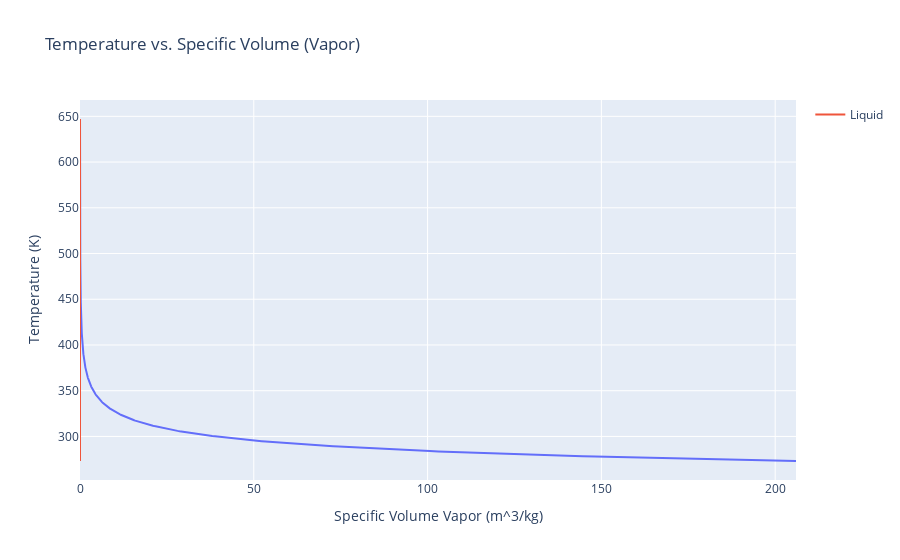

Notebook cell for this chart:
### Code cell
import pandas as pd
import plotly.express as px

# Create an interactive plot using Plotly
fig = px.line(df, x='Specific Volume Vapor (m^3/kg)', y='Temperature (K)', title='Temperature vs. Specific Volume (Vapor)')
fig.add_scatter(x=df['Specific Volume Liquid (m^3/kg)'], y=df['Temperature (K)'], mode='lines', name='Liquid')

# Show the plot
fig.show()

### Figure 1 — Plotly figure (JSON) as saved in the notebook; plotly's stock layout.template omitted (floating-point values rounded to 4 significant figures; data arrays with more than 128 entries replaced by an {"elided": "..."} marker saying what was removed)
{"data": [{"hovertemplate": "Specific Volume Vapor (m^3/kg)=%{x}<br>Temperature (K)=%{y}<extra></extra>", "legendgroup": "", "line": {"color": "#636efa", "dash": "solid"}, "marker": {"symbol": "circle"}, "mode": "lines", "name": "", "orientation": "v", "showlegend": false, "type": "scatter", "x": {"elided": "1000 float values"}, "xaxis": "x", "y": {"elided": "1000 float values"}, "yaxis": "y"}, {"mode": "lines", "name": "Liquid", "type": "scatter", "x": {"elided": "1000 float values"}, "y": {"elided": "1000 float values"}}], "layout": {"legend": {"tracegroupgap": 0}, "title": {"text": "Temperature vs. Specific Volume (Vapor)"}, "xaxis": {"anchor": "y", "domain": [0.0, 1.0], "title": {"text": "Specific Volume Vapor (m^3/kg)"}}, "yaxis": {"anchor": "x", "domain": [0.0, 1.0], "title": {"text": "Temperature (K)"}}}}
